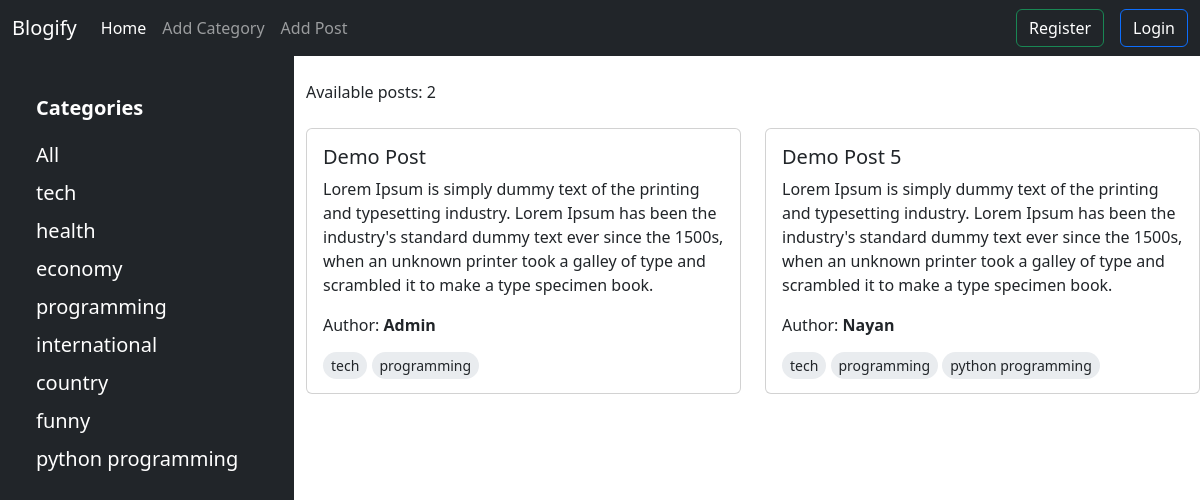
Screenshot of /category/tech/ with the database file from the repository.
### categories/models.py (models this page shows)
class Category(models.Model):
    name = models.CharField(max_length=50)
    slug = models.SlugField(max_length=100, null = True, blank = True, unique = True)
    def __str__(self):
        return self.name

### posts/models.py (models this page shows, shortened)
class Post(models.Model):
    title = models.CharField(max_length=100)
    content = models.TextField()
    categories = models.ManyToManyField(Category)
    author = models.ForeignKey(User, on_delete=models.CASCADE)

### blog_project/views.py (the view)
# urls.py: 2. Add a URL to urlpatterns:  path('', views.home, name='home')
def home (req, category_slug = None):
    posts = Post.objects.all()
    if category_slug is not None:
        category = Category.objects.get(slug = category_slug)
        posts = Post.objects.filter(categories = category)
    categories = Category.objects.all()
    return render (req, 'index.html', {'posts': posts, 'categories': categories})

### templates/index.html (shortened to what this page needs)
{% extends "base.html" %}
{% load static %}
{% block content %}
<div class="row g-4">
    <div class="col-sm-3 bg-dark px-5 py-4" style="min-height: 100vh;">
      <h5 class="my-3 text-white fw-bold text-danger">Categories</h5>
      <a href={% url "home" %} class="text-white my-1 d-inline-block fs-5 text-decoration-none">All</a><br>
      {% for cat in categories %}
        <a href={% url "category_wise_post" cat.slug %} class="text-white my-1 d-inline-block fs-5 text-decoration-none">{{ cat }}</a><br>
      {% endfor %}
    </div>
    <div class="col-sm-9">
      <div class="row g-4 mb-4">
        {% if posts %}
          <p class="mt-5 mb-0">Available posts: {{ posts | length }}</p>
            {% for post in posts %}
            <div class="col-sm-6 mb-3 mb-sm-0">
              <div class="card">
                <div class="card-body">
                  <h5 class="card-title">{{ post.title }}</h5>
                  <p class="card-text">{{ post.content }}</p>
                  <p>Author: <strong>{{ post.author | capfirst }}</strong></p>
                  {% for cat in post.categories.all %}
                    <span class="bg-body-secondary small rtiary px-2 py-1 rounded-pill">{{cat.name}}</span>
                  {% endfor %}
                </div>
              </div>
            </div>
            {% endfor %}
        {% else %}
        <p class="mt-5 mb-0">No post available.</p>
        {% endif %}
      </div>
    </div>
</div>
{% endblock content %}

### rows the page displays
Category: name "tech"
Category: name "health"
Category: name "economy"
Category: name "programming"
Category: name "international"
Category: name "country"
Category: name "funny"
Category: name "python programming"
Post: title "Demo Post", content "Lorem Ipsum is simply dummy text of the printing and typesetting industry. Lorem Ipsum has been the industry's standard dummy text ever since the 1500s, when an unknown printer took a galley of type and scrambled it to make a type specimen book.", author "Admin"
Post: title "Demo Post 5", content "Lorem Ipsum is simply dummy text of the printing and typesetting industry. Lorem Ipsum has been the industry's standard dummy text ever since the 1500s, when an unknown printer took a galley of type and scrambled it to make a type specimen book.", author "Nayan"

### other values shown
{{ posts | length }} "2"
